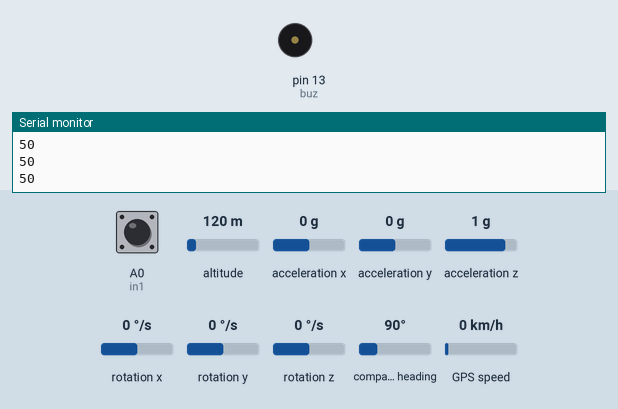
Bench run of a sketch on a simulated Arduino Uno, built with avr-gcc and run on an emulated ATmega328P. On the bench: buzzer (waves = sounding, pin HIGH), the last lines printed to the serial monitor. The test bench sets the inputs (shaded band); at power-on: acceleration y 0 g, A0 (in1) HIGH, altitude 120 m, acceleration x 0 g, acceleration z 1 g, rotation x 0 °/s, rotation y 0 °/s, rotation z 0 °/s, compass heading 90°, GPS speed 0 km/h. The GPS gets a fix after 3 s at 37.7749, -122.4194 with 8 satellites; the modem accepts every AT command (registered, SIM ready, sends succeed) and sends nothing else.

Above: at 12.1 s.
12.2 s: acceleration y set to -0.3 g
13.7 s: acceleration y set to -0.6 g
At 14.0 s:
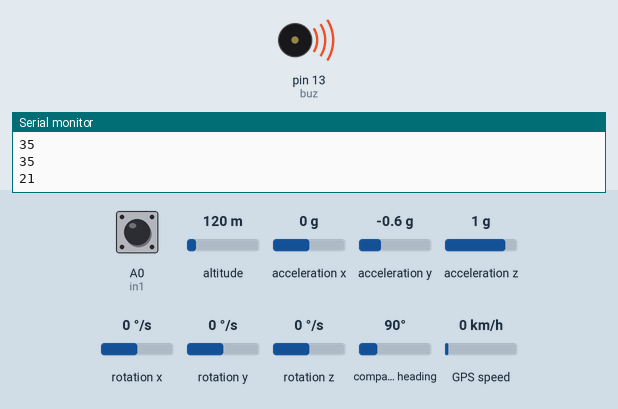
Timing chart, 0 to 16.7 s (numbered marks = the images above; inputs shaded):
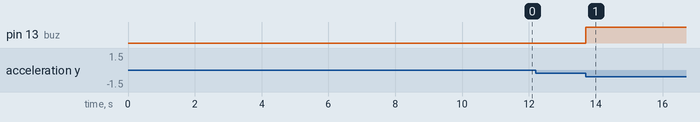

The sketch:

GSM_GPS_Uno.ino
```cpp
/*
Connections:
MPU6050_____UNO
VCC_________5v
GND_________GND
SCL_________PinA5
SDA_________PinA4
*/

#include <Wire.h>
#include <MPU6050.h>
#include <TinyGPS.h>
#include <SoftwareSerial.h>

unsigned long fix_age;

SoftwareSerial GSM(2,3);

TinyGPS gps;
void gpsdump(TinyGPS &gps);
bool feedgps();
void getGPS();
long lat, lon;
float LAT, LON;

char inchar; // Will hold the incoming character from the GSM shield

int in1 = A0;

MPU6050 mpu;

int16_t ax, ay, az;
int16_t gx, gy, gz;
long val;

int buz = 13;

int stop = 0;


char *phone_no[] = {
  "03443326077",
  "03378655465",
  };

void setup(){
pinMode(in1, INPUT);

Wire.begin();
mpu.initialize();

pinMode(buz, OUTPUT);

 GSM.begin(9600);
 Serial.begin(9600);
 Serial.println("Initializing....");
 initModule("AT","OK",1000);
 initModule("ATE1","OK",1000);
 initModule("AT+CPIN?","READY",1000);
 initModule("AT+CMGF=1","OK",1000);
 initModule("AT+CNMI=2,2,0,0,0","OK",1000);
 Serial.println("Initialized Successfully");

 GSM.print("AT+CMGS=\"");GSM.print(phone_no[1]);GSM.println("\"\r\n");
 delay(1000);
 GSM.println("Welcome to Arduino Based Vehicle Accident Alert System using GPS, GSM, Shock Sensor and Accelerometer");
 delay(300);
 GSM.write(byte(26));
 delay(3000);
 getGPS();
}

void loop(){
mpu.getMotion6(&ax, &ay, &az, &gx, &gy, &gz);
val = map(ay, -17000, 17000, 0, 100);
Serial.println(val);

if((digitalRead(in1) == LOW)||(val<30)){
digitalWrite(buz, HIGH);
sms();
digitalWrite(buz, LOW);
}

 if(GSM.available() >0){inchar=GSM.read();
 if(inchar=='R'){inchar=GSM.read();
 if(inchar=='I'){inchar=GSM.read();
 if(inchar=='N'){inchar=GSM.read();
 if(inchar=='G'){
 GSM.print("ATH\r");
 delay(1000);

 getGPS();
 GSM.print("AT+CMGS=\"");GSM.print(phone_no[1]);GSM.println("\"\r\n");
 delay(1000);
 GSM.println("RING Reply");
 GSM.print("http://maps.google.com/?q=loc:");
 GSM.print(LAT/1000000,7);
 GSM.print(",");
 GSM.println(LON/1000000,7);
 delay(300);
 GSM.write(byte(26));
 delay(5000);
   }
  }
 }
 }

}


  long lat, lon;
  unsigned long fix_age, time, date, speed, course;
  unsigned long chars;
  unsigned short sentences, failed_checksum;
  // retrieves +/- lat/long in 1000000ths of a degree
  gps.get_position(&lat, &lon, &fix_age);

}


void sms(){
getGPS();
GSM.print("AT+CMGS=\"");GSM.print(phone_no[1]);GSM.println("\"\r\n");
delay(1000);
GSM.println("Emergency...");
GSM.print("http://maps.google.com/?q=loc:");
GSM.print(LAT/1000000,7);
GSM.print(",");
GSM.println(LON/1000000,7);
delay(300);
GSM.write(byte(26));
delay(5000);
}


void getGPS(){
bool newdata = false;
unsigned long start = millis();
// Every 1 seconds we print an update
while (millis() - start < 1000){
    if (feedgps ()){
      newdata = true;
    }
  }
if (newdata){
    gpsdump(gps);
  }
}

bool feedgps(){
while (Serial.available()){
    if (gps.encode(Serial.read()))
      return true;
  }
  return 0;
}

void gpsdump(TinyGPS &gps){
  //byte month, day, hour, minute, second, hundredths;
  gps.get_position(&lat, &lon);
  LAT = lat;
  LON = lon;
  {
    feedgps(); // If we don't feed the gps during this long routine, we may drop characters and get checksum errors
  }
}

void initModule(String cmd, char *res, int t){
while(1){
    Serial.println(cmd);
    GSM.println(cmd);
    delay(100);
    while(GSM.available()>0){
       if(GSM.find(res)){
        Serial.println(res);
        delay(t);
        return;
       }else{Serial.println("Error");}}
    delay(t);
  }
}
```

Measured:
- the behaviour switches between -0.4 and -0.5 g on acceleration y (found by bisection; images 0 and 1)
- after the input at 13.7 s, pin 13 (buz): LOW → HIGH at once
